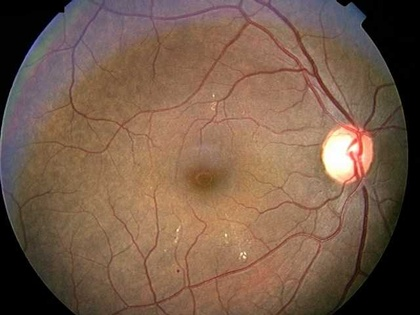
%> input picture Large.jpg, 420 x 315 px, shrunk from 640 x 480 before the run
$ octave --eval "result = macula(imread('Large.jpg'));"   (GNU Octave 9; MATLAB toolbox functions it lacks are replaced by stand-ins)
%> lines starting %> are read from the running program, lines starting %| are printed output that depends on the picture; in (x1, y1, x2, y2) boxes, pixels count from 0 and x2, y2 are one past the last pixel; in counts of white or black regions, pixels touching at a corner belong together; the program's own positions count from 1
function [D I]=macula(I)
J=I(:,:,2);
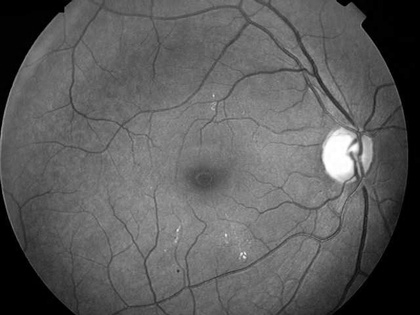
%> J: size 315x420 uint8; min 0, max 255, mean 92
SE=strel('disk',5);
G=J+imtophat(J,SE)-imbothat(J,SE);
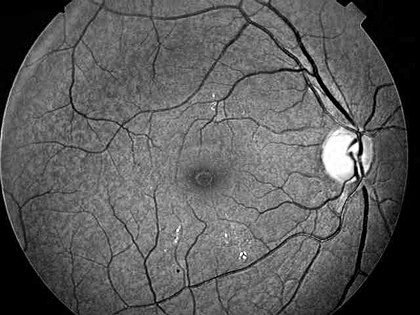
%> G: size 315x420 uint8; min 0, max 255, mean 91
H=adapthisteq(G,'ClipLimit',0.04);
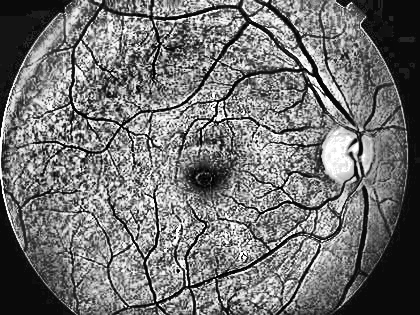
%> H: size 315x420 uint8; min 0, max 255, mean 114.3
B=imcomplement(logical(bitget(H,7)));
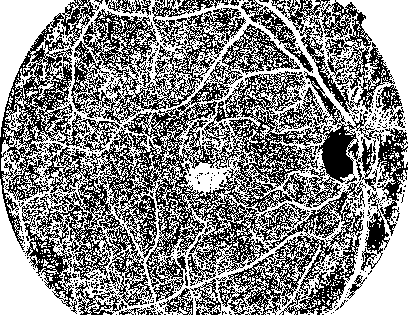
%> B: size 315x420 logical; 55.6% white; black in thin lines or dots
O=imopen(B,SE);
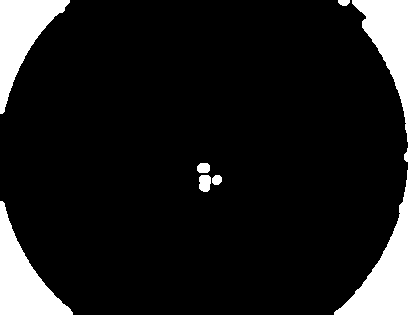
%> O: size 315x420 logical; 13.7% white; 7 white regions, largest, box (x1, y1, x2, y2) and area: (334, 0, 420, 315) 10731, (0, 201, 73, 315) 3560, (0, 0, 70, 114) 3393
D=imdilate(O,SE);
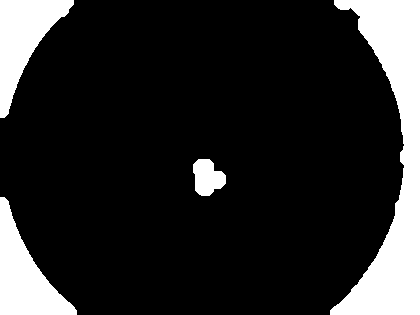
%> D: size 315x420 logical; 16.2% white; 4 white regions, box (x1, y1, x2, y2) and area: (330, 0, 420, 315) 12423, (0, 197, 77, 315) 4187, (0, 0, 74, 118) 4016, (193, 159, 226, 196) 872
imwrite(D,'temp_macula.jpg');
P=bwperim(D);
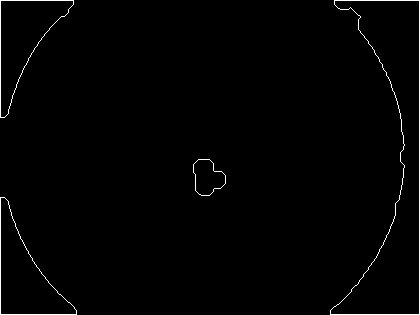
%> P: size 315x420 logical; 1.2% white in thin lines or dots
[r c]=size(J);
%> r = 315; c = 420
for i=1:r
    for j=1:c
        if P(i,j)==1
            for k=1:3
                I(i,j,k)=255;
            end
        end
    end
end

$ run again, on Retinal Optical Disk and Macula Relation.png
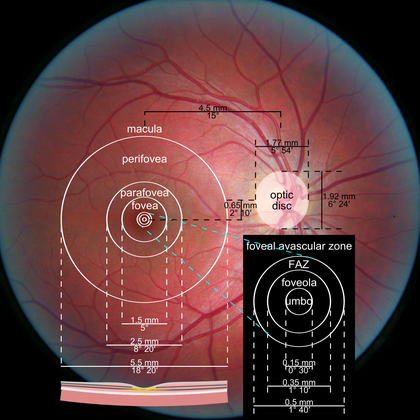
%> input picture Retinal Optical Disk and Macula Relation.png, 420 x 420 px, shrunk from 1382 x 1382 before the run
%> in macula, `B=imcomplement(logical(bitget(H,7)));`:
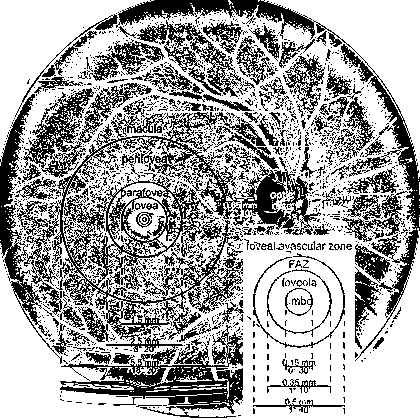
%> B: size 420x420 logical; 66% white; 1634 black regions (1488 under 20 px), largest, box (x1, y1, x2, y2) and area: (0, 94, 321, 414) 25566, (116, 0, 420, 361) 6191, (23, 88, 94, 178) 2129
%> O: size 420x420 logical; 28% white; 26 white regions, largest, box (x1, y1, x2, y2) and area: (235, 249, 420, 420) 16225, (0, 264, 175, 420) 8495, (276, 0, 420, 156) 7991
%> D: size 420x420 logical; 35.9% white; 9 white regions, largest, box (x1, y1, x2, y2) and area: (231, 227, 420, 420) 29332, (0, 260, 179, 420) 10228, (0, 0, 143, 150) 9754
%> P: size 420x420 logical; 2.1% white in thin lines or dots
%> after the loop in macula, `for i=1:r`:
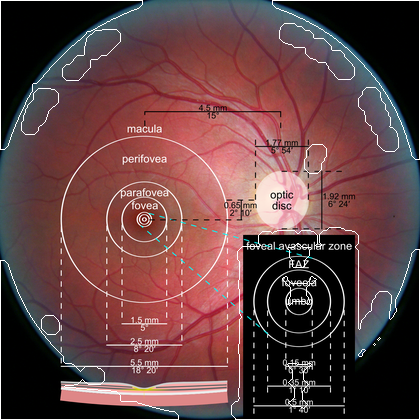
%> I: size 420x420x3 uint8; mean R, G, B 100.1, 65.9, 67.1
